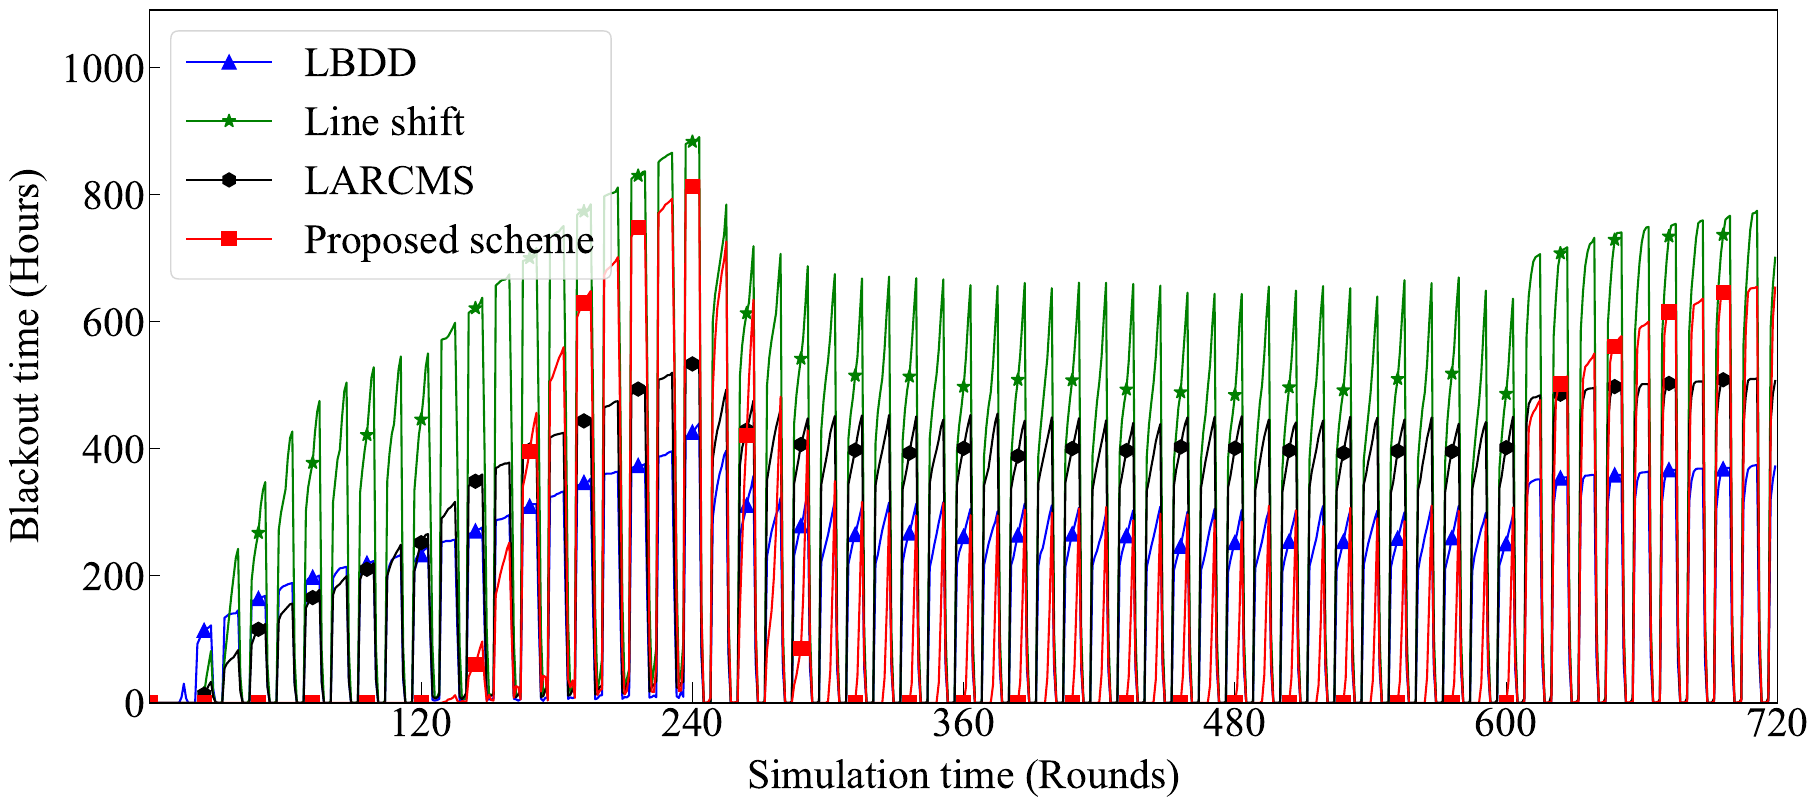

Write the Python code that produced this figure.
import matplotlib.pyplot as plt

import inputData as id

plt.rcParams['font.size'] = 30


osink1 = []
osink = []
totalo = 0
for j in range(0,len(id.df_o[0]['blackout'])):
    for i in range(0, 5):
        totalo = totalo + id.df_o[i+5]['blackout'][j]
    totalo = totalo/5
    totalo = totalo * 10 / 60
    osink1.append(totalo)
    totalo = 0

for j in range(0,len(osink1)):
    totalo = totalo + osink1[j]
    if j % 12 == 11:
        osink.append(totalo)
        totalo = 0


osink_avg = []
totalo = 0
for i in range(0,len(osink)):
    totalo = totalo + osink[i]
    # if(i%4==3):
    #     totalo = totalo /4
    osink_avg.append(totalo)
    totalo = 0

msink1 = []
msink = []
totalo = 0
for j in range(0,len(id.df_m[0]['blackout'])):
    for i in range(0, 5):
        totalo = totalo + id.df_m[i+5]['blackout'][j]
    totalo = totalo/5
    totalo = totalo * 10 / 60
    msink1.append(totalo)
    totalo = 0

for j in range(0,len(msink1)):
    totalo = totalo + msink1[j]
    if j % 12 == 11:
        msink.append(totalo)
        totalo = 0

msink_avg = []
totalo = 0
for i in range(0,len(msink)):
    totalo = totalo + msink[i]
    # if(i%4==3):
    #     totalo = totalo /4
    msink_avg.append(totalo)
    totalo = 0

ssink1 = []
ssink = []
totalo = 0
for j in range(0,len(id.df_s[0]['blackout'])):
    for i in range(0, 5):
        totalo = totalo + id.df_s[i+5]['blackout'][j]
    totalo = totalo/5
    totalo = totalo * 10 / 60
    ssink1.append(totalo)
    totalo = 0

for j in range(0,len(ssink1)):
    totalo = totalo + ssink1[j]
    if j % 12 == 11:
        ssink.append(totalo)
        totalo = 0

ssink_avg = []
totalo = 0
for i in range(0,len(ssink)):
    totalo = totalo + ssink[i]
    # if(i%4==3):
    #     totalo = totalo /4
    ssink_avg.append(totalo)
    totalo = 0

csink1 = []
csink = []
totalo = 0
for j in range(0,len(id.df_c[0]['blackout'])):
    for i in range(0, 5):
        totalo = totalo + id.df_c[i+5]['blackout'][j]
    totalo = totalo/5
    totalo = totalo * 10 / 60
    csink1.append(totalo)
    totalo = 0

for j in range(0,len(csink1)):
    totalo = totalo + csink1[j]
    if j % 12 == 11:
        csink.append(totalo)
        totalo = 0

csink_avg = []
totalo = 0
for i in range(0,len(csink)):
    totalo = totalo + csink[i]
    # if(i%4==3):
    #     totalo = totalo /4
    csink_avg.append(totalo)
    totalo = 0

plt.ylim(min(msink_avg),max(max(ssink_avg), max(osink_avg), max(csink_avg), max(msink_avg))+200)
plt.xlim(0,len(msink_avg))
for_yticks = []

# for i in range(0,1100,100):
#     for_yticks.append(format(i,","))
#
# plt.yticks([i for i in range(0,1100,100)],for_yticks)
# plt.xlim(0,len(osink_avg)-30)

for_xtick = []
for i in range(0,len(msink_avg)+120,120):
    if i == 0:
        for_xtick.append("")
    else:
        for_xtick.append(i)

plt.xticks([i for i in range(0,len(msink_avg)+120,120)], for_xtick)
plt.plot(range(0,len(osink_avg)), osink_avg, marker='^', color='blue', label='LBDD', markevery=24, markersize=10)
plt.plot(range(0,len(ssink_avg)), ssink_avg, marker='*', color='green', label='Line shift', markevery=24, markersize=10)
plt.plot(range(0,len(csink_avg)), csink_avg, marker='h', color='black', label='LARCMS', markevery=24, markersize=10)
plt.plot(range(0,len(msink_avg)), msink_avg, marker='s', color='red', label="Proposed scheme", markevery=24, markersize=10)

plt.legend(loc=2)
plt.xlabel('Simulation time (Rounds)', labelpad=10)
plt.ylabel('Blackout time (Hours)', labelpad=10)

ax = plt.gca()
ax.tick_params(which='major', direction='in', length = 15)
ax.tick_params(axis='y', which='major', direction='in', length = 7)

plt.savefig('roundblackout.png',bbox_inches='tight',padding=0)
plt.savefig('roundblackout.pdf',bbox_inches='tight',padding=0)
plt.show()

